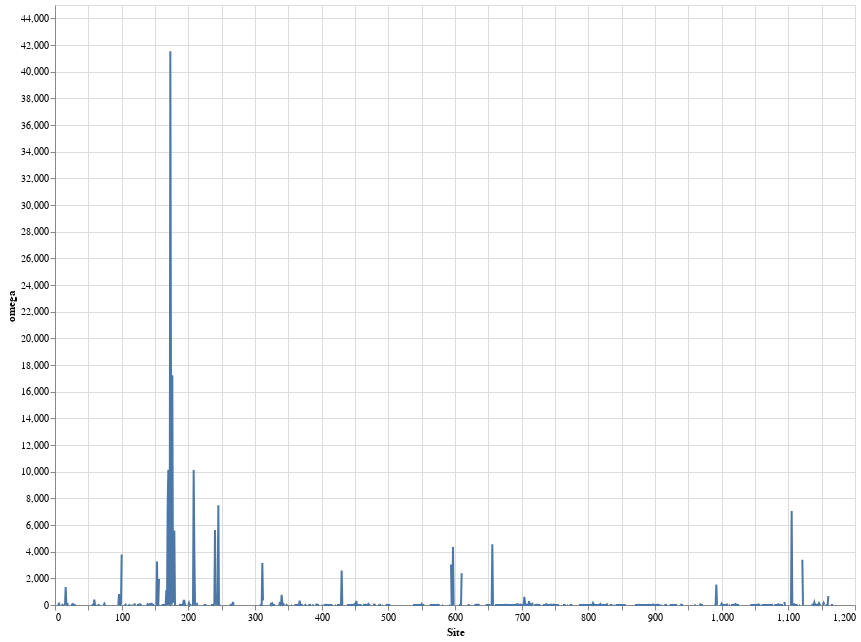

Notebook code cell kept with this figure:
### Markdown cell above
# Visual and Tables

### Code cell
#source = df[df["omega"] < 10]
source = df

line = alt.Chart(source).mark_line().encode(
    x='Site',
    y='omega',
).properties(
    width=800,
    height=600)

line

### Figure 1 — Vega-Lite specification as saved in the notebook (floating-point values rounded to 4 significant figures; data arrays with more than 128 entries replaced by an {"elided": "..."} marker saying what was removed)
{"config": {"view": {"continuousWidth": 400, "continuousHeight": 300}}, "data": {"name": "data-20d7389e2306f3658202c83a4bdd7aad"}, "mark": "line", "encoding": {"x": {"type": "quantitative", "field": "Site"}, "y": {"type": "quantitative", "field": "omega"}}, "height": 600, "width": 800, "$schema": "https://vega.github.io/schema/vega-lite/v4.8.1.json", "datasets": {"data-20d7389e2306f3658202c83a4bdd7aad": {"elided": "1167 records"}}}
